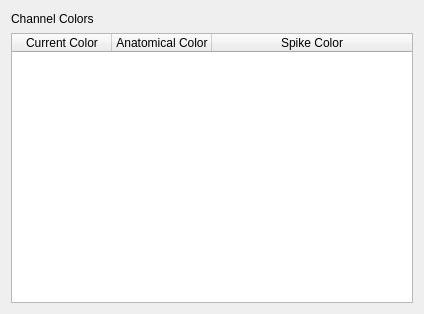
<?xml version="1.0" encoding="UTF-8"?>
<ui version="4.0">
 <class>ChannelColorsLayout</class>
 <widget class="QWidget" name="ChannelColorsLayout">
  <property name="geometry">
   <rect>
    <x>0</x>
    <y>0</y>
    <width>424</width>
    <height>314</height>
   </rect>
  </property>
  <property name="windowTitle">
   <string>Channel Colors</string>
  </property>
  <layout class="QGridLayout">
   <item row="0" column="0">
    <layout class="QGridLayout">
     <item row="1" column="0" colspan="2">
      <widget class="ColorTable" name="colorTable">
       <property name="minimumSize">
        <size>
         <width>350</width>
         <height>0</height>
        </size>
       </property>
       <property name="selectionBehavior">
        <enum>QAbstractItemView::SelectRows</enum>
       </property>
       <property name="rowCount">
        <number>0</number>
       </property>
       <property name="columnCount">
        <number>3</number>
       </property>
       <attribute name="horizontalHeaderStretchLastSection">
        <bool>true</bool>
       </attribute>
       <attribute name="verticalHeaderStretchLastSection">
        <bool>true</bool>
       </attribute>
       <column>
        <property name="text">
         <string>Current Color</string>
        </property>
       </column>
       <column>
        <property name="text">
         <string>Anatomical Color</string>
        </property>
       </column>
       <column>
        <property name="text">
         <string>Spike Color</string>
        </property>
       </column>
      </widget>
     </item>
     <item row="0" column="0">
      <widget class="QLabel" name="textLabel1">
       <property name="text">
        <string>Channel Colors</string>
       </property>
       <property name="wordWrap">
        <bool>false</bool>
       </property>
      </widget>
     </item>
     <item row="0" column="1">
      <spacer name="spacer10_2_3_3">
       <property name="orientation">
        <enum>Qt::Horizontal</enum>
       </property>
       <property name="sizeType">
        <enum>QSizePolicy::Expanding</enum>
       </property>
       <property name="sizeHint" stdset="0">
        <size>
         <width>231</width>
         <height>16</height>
        </size>
       </property>
      </spacer>
     </item>
    </layout>
   </item>
  </layout>
 </widget>
 <layoutdefault spacing="6" margin="11"/>
 <pixmapfunction>qPixmapFromMimeSource</pixmapfunction>
 <resources/>
 <connections/>
 <customwidgets>
  <customwidget>
   <class>ColorTable</class>
   <extends>QTableWidget</extends>
   <header>colortable.h</header>
  </customwidget>
 </customwidgets>
</ui>
